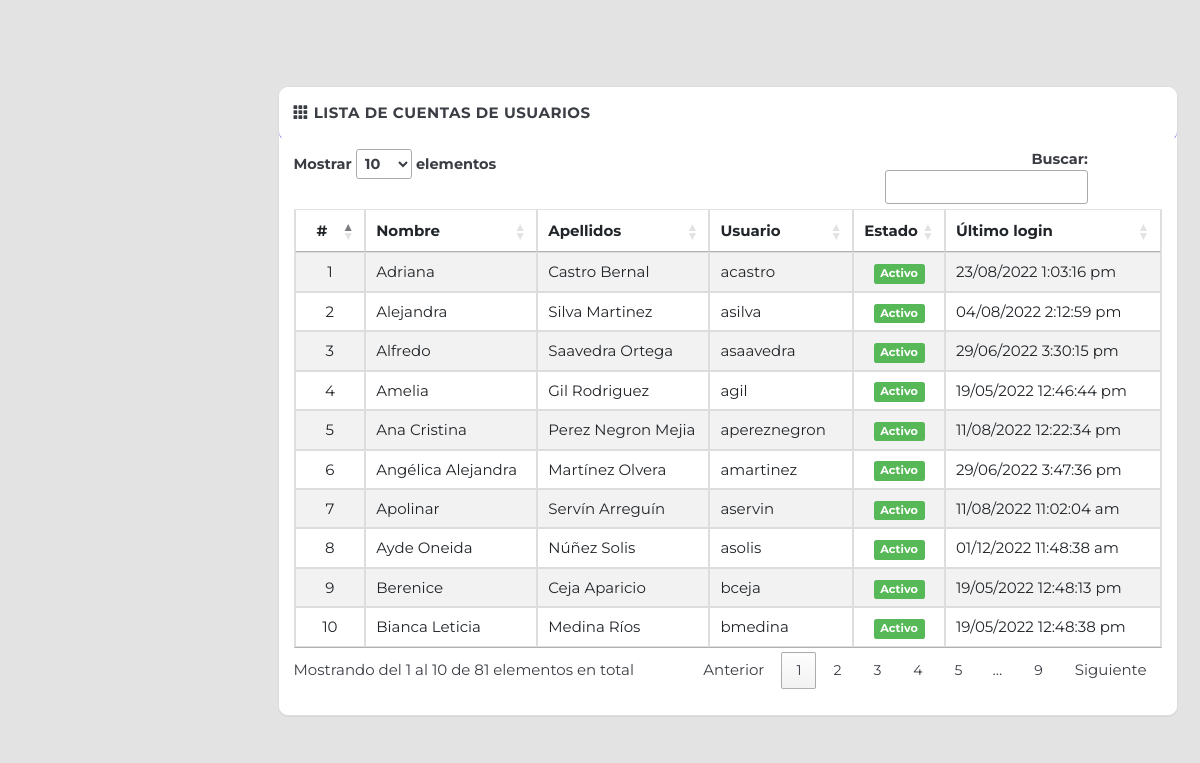
Screenshot of /administrador/users.php with the database file from the repository.
### tables this page shows
CREATE TABLE `users` (
  `id_user` int(11) NOT NULL,
  `id_detalle_user` int(11) NOT NULL,
  `username` varchar(50) NOT NULL,
  `password` varchar(45) NOT NULL,
  `user_level` int(11) NOT NULL,
  `imagen` varchar(255) DEFAULT 'no_image.jpg',
  `status` int(1) NOT NULL,
  `ultimo_login` datetime DEFAULT NULL
);

CREATE TABLE `detalles_usuario` (
  `id_det_usuario` int(11) NOT NULL,
  `nombre` varchar(100) NOT NULL,
  `apellidos` varchar(150) NOT NULL,
  `sexo` varchar(1) NOT NULL,
  `curp` varchar(45) NOT NULL,
  `rfc` varchar(45) NOT NULL,
  `correo` varchar(45) NOT NULL,
  `telefono_casa` varchar(45) DEFAULT NULL,
  `telefono_celular` varchar(45) NOT NULL,
  `calle_numero` varchar(150) NOT NULL,
  `colonia` varchar(150) NOT NULL,
  `municipio` varchar(150) NOT NULL,
  `estado` varchar(150) NOT NULL,
  `pais` varchar(100) NOT NULL DEFAULT 'México',
  `id_cargo` int(11) NOT NULL,
  `estatus_detalle` int(1) NOT NULL
);

### administrador/includes/sql.php (called while the page is built, shortened)
<?php
require_once('load.php');
function find_by_sql($sql)
{
  global $db;
  $result = $db->query($sql);
  $result_set = $db->while_loop($result);
  return $result_set;
}
function find_all_cuentas()
{
  $sql = "SELECT u.id_user,u.id_detalle_user,d.nombre,d.apellidos,u.username,u.user_level,u.status,u.ultimo_login,";
  $sql .= "g.nombre_grupo ";
  $sql .= "FROM users u ";
  $sql .= "LEFT JOIN detalles_usuario d ON d.id_det_usuario = u.id_detalle_user ";
  $sql .= "LEFT JOIN grupo_usuarios g ";
  $sql .= "ON g.nivel_grupo=u.user_level ORDER BY d.nombre";
  $result = find_by_sql($sql);
  return $result;
}

### administrador/includes/database.php (called while the page is built, shortened)
<?php
class MySqli_DB {
    private $con;
    public $query_id;
public function db_connect()
{
  $this->con = mysqli_connect(DB_HOST,DB_USER,DB_PASS);
  if(!$this->con)
         {
           die("Falló la conexión con la base de datos: ". mysqli_connect_error());
         } else {
           $select_db = $this->con->select_db(DB_NAME);
         }
}
public function query($sql)
   {
      if (trim($sql != "")) {
          $this->query_id = $this->con->query($sql);
      }
       return $this->query_id;
   }
public function fetch_array($statement)
{
  return mysqli_fetch_array($statement);
}
public function while_loop($loop){
   $results = array();
   while ($result = $this->fetch_array($loop)) {
      $results[] = $result;
   }
 return $results;
}
}
$db = new MySqli_DB();
?>

### administrador/includes/functions.php (called while the page is built, shortened)
<?php
function remove_junk($str)
{
  $str = nl2br($str);
  $str = htmlspecialchars(strip_tags($str, ENT_QUOTES));
  return $str;
}
function read_date($str)
{
  if ($str)
    return date('d/m/Y g:i:s a', strtotime($str));
  else
    return null;
}
function count_id()
{
  static $count = 1;
  return $count++;
}

### administrador/users.php (the view, shortened to what this page needs)
<?php
$all_users = find_all_cuentas();
?>
<?php include_once('layouts/header.php'); ?>
<div class="row">
  <div class="col-md-12">
  </div>
</div>
<div class="row">
  <div class="col-md-12">
    <div class="panel panel-default">
      <div class="panel-heading clearfix">
        <strong>
          <span class="glyphicon glyphicon-th"></span>
          <span>Lista de Cuentas de Usuarios</span>
        </strong>
      </div>
      <div class="panel-body">
        <table class="datatable table table-striped table-bordered">
          <thead class="thead-purple">
            <tr>
              <th class="text-center" style="width: 1px;">#</th>
              <th style="width: 20%;">Nombre</th>
              <th style="width: 20%;">Apellidos</th>
              <th style="width: 10%;">Usuario</th>
              <th class="text-center" style="width: 5%;">Estado</th>
              <th style="width: 25%;">Último login</th>
            </tr>
          </thead>
          <tbody>
            <?php foreach ($all_users as $a_user) : ?>
              <tr>
                <td class="text-center"><?php echo count_id(); ?></td>
                <td><?php echo remove_junk(ucwords($a_user['nombre'])) ?></td>
                <td><?php echo remove_junk(ucwords($a_user['apellidos'])) ?></td>
                <td><?php echo remove_junk($a_user['username']) ?></td>
                <td class="text-center">
                  <?php if ($a_user['status'] === '1') : ?>
                    <span class="label label-success"><?php echo "Activo"; ?></span>
                  <?php else : ?>
                    <span class="label label-danger"><?php echo "Inactivo"; ?></span>
                  <?php endif; ?>
                </td>
                <td><?php echo read_date($a_user['ultimo_login']) ?></td>
              </tr>
            <?php endforeach; ?>
          </tbody>
        </table>
      </div>
    </div>
  </div>
</div>
<?php include_once('layouts/footer.php'); ?>

### administrador/libs/css/main.css (style rules this page uses)
body { font-family: 'Montserrat', sans-serif; font-weight: 400; overflow-x: hidden; overflow-y: auto; background-color: #eeeeee; height: 100%; width: 100%; }
.panel { background: #ffffff; color: #3a3d44; border-radius: 10px 10px 10px 10px; }
.panel-default > .panel-heading { background-color: #ffffff; border-bottom: 2.5px solid #7263f0; font-size: 15px; text-transform: uppercase; letter-spacing: 0.5px; padding: 15px; font-family: 'Montserrat', sans-serif; color: #3a3d44; border-radius: 10px 10px 10px 10px; }
.panel-body { font-size: 14px; background-color: #ffffff; border-radius: 10px 10px 10px 10px; margin-top: -8px; }
.label-success { background-color: #56b856; }
div.panel-body { font-family: 'Montserrat', sans-serif; font-size: 15px; }
.table-striped tbody tr:nth-of-type(odd) { background-color: #f2f2ff; }
.thead-purple { background-color: #7263f0; color: white; }

### rows the page displays
users: count_id "1", id_detalle_user.nombre "Adriana", id_detalle_user.apellidos "Castro Bernal", username "acastro", status "Activo", ultimo_login "23/08/2022 1:03:16 pm"
users: count_id "2", id_detalle_user.nombre "Alejandra", id_detalle_user.apellidos "Silva Martinez", username "asilva", status "Activo", ultimo_login "04/08/2022 2:12:59 pm"
users: count_id "3", id_detalle_user.nombre "Alfredo", id_detalle_user.apellidos "Saavedra Ortega", username "asaavedra", status "Activo", ultimo_login "29/06/2022 3:30:15 pm"
users: count_id "4", id_detalle_user.nombre "Amelia", id_detalle_user.apellidos "Gil Rodriguez", username "agil", status "Activo", ultimo_login "19/05/2022 12:46:44 pm"
users: count_id "5", id_detalle_user.nombre "Ana Cristina", id_detalle_user.apellidos "Perez Negron Mejia", username "apereznegron", status "Activo", ultimo_login "11/08/2022 12:22:34 pm"
users: count_id "6", id_detalle_user.nombre "Angélica Alejandra", id_detalle_user.apellidos "Martínez Olvera", username "amartinez", status "Activo", ultimo_login "29/06/2022 3:47:36 pm"
users: count_id "7", id_detalle_user.nombre "Apolinar", id_detalle_user.apellidos "Servín Arreguín", username "aservin", status "Activo", ultimo_login "11/08/2022 11:02:04 am"
users: count_id "8", id_detalle_user.nombre "Ayde Oneida", id_detalle_user.apellidos "Núñez Solis", username "asolis", status "Activo", ultimo_login "01/12/2022 11:48:38 am"
users: count_id "9", id_detalle_user.nombre "Berenice", id_detalle_user.apellidos "Ceja Aparicio", username "bceja", status "Activo", ultimo_login "19/05/2022 12:48:13 pm"
users: count_id "10", id_detalle_user.nombre "Bianca Leticia", id_detalle_user.apellidos "Medina Ríos", username "bmedina", status "Activo", ultimo_login "19/05/2022 12:48:38 pm"
